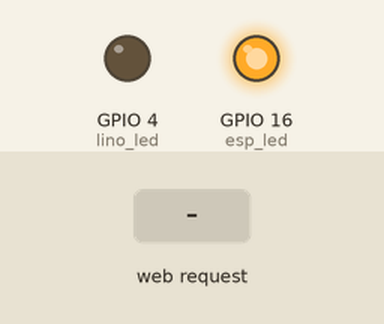
Recording of a sketch running on a simulated ESP8266 (NodeMCU). Parts: output pins drawn as LEDs (lit = HIGH). The test bench sets the inputs (shaded band). What the sketch prints to the serial monitor is not drawn.

Above: at 2.7 s.
2.8 s: HTTP request GET /bell received
At 3.5 s:
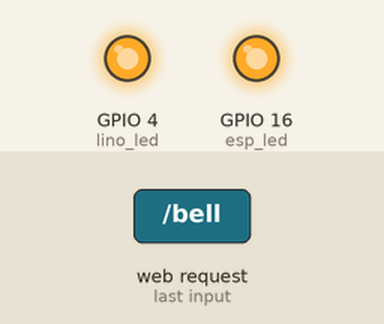
5.8 s: HTTP request GET / received
At 5.96 s:
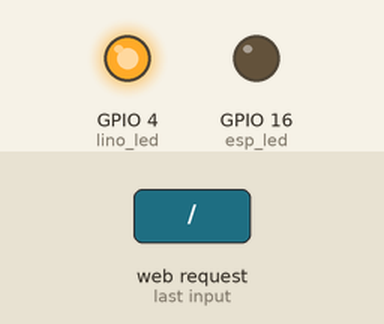
7.5 s: HTTP request GET /switch received
At 8.5 s:
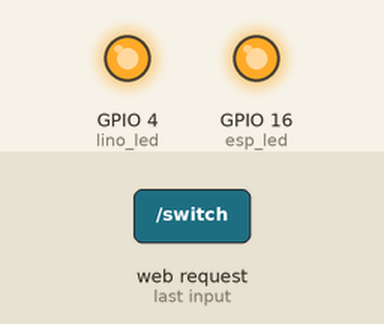
Timing chart, 0 to 15.1 s (numbered marks = the images above; inputs shaded):
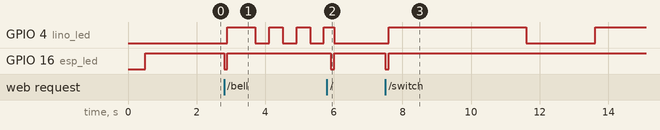

The sketch:

LiNo_Light_AP.ino
```cpp
/*
Code for Project LiNo
Module :- Node MCU development board

Description:-
The module creates a Access point and is configured as a Webserver.
Client modules connect to it and hit a specific URL, for desired action.

Author:-
Akshat Wahi | akshatwahi(at)gmail(dot)com

Date Created:-
27 Dec 2015
Date Modified:-
24 Feb 2016
*/

#include <ESP8266WiFi.h>
#include <WiFiClient.h>
#include <ESP8266WebServer.h>

const char *ssid = "LiNo";
const char *password = "LiNo@12345";

const int esp_led = 16, lino_led = 4;
int light_value = 0, counter = 0, state = 0;


unsigned long current_millis = 0;

ESP8266WebServer server ( 80 );

void setup( void )
{
  pinMode(esp_led, OUTPUT);
  pinMode(lino_led, OUTPUT);
  digitalWrite(esp_led, 0);       // Node MCU on-board LED works on opposite Logic. 0 - HIGH : 1 - LOW
  digitalWrite(lino_led, 0);
  Serial.begin(115200);
  delay(500);
  digitalWrite(esp_led, 1);

  Serial.println("Configuring access point...");

  WiFi.softAP(ssid, password); // You can remove the password parameter if you want the AP to be open.
  delay(500);
  IPAddress myIP = WiFi.softAPIP(); // Swithing ON access point with defined SSID & Password

  Serial.print("AP IP address: ");
  Serial.println(myIP);             // IP of access point its pre-configured to 192.168.4.1

  // setting up request Handlers
  server.on( "/", handle_root );
  server.on( "/switch", handle_switch );
  server.on( "/bell", handle_bell );
  server.onNotFound( handle_not_found );
  server.begin();
  delay(500);
  Serial.println( "HTTP server started" );
}

void loop( void )
{
  server.handleClient();

  switch (state)
  {

    case 1:        // State - 1 Switch event triggered
      if (((unsigned long)(millis() - current_millis)) >= 2000)
      {
        digitalWrite(lino_led, light_value);
        if (light_value)
          light_value = 0;
        else
          light_value = 1;
        counter += 1;

        if (counter > 10) // 20 seconds of notification
          state = 0;
        current_millis = millis();
      }
      delay(200);
      break;

    case 2:         //State - 2 Bell event triggered

      if (((unsigned long)(millis() - current_millis)) >= 300)
      {
        //Serial.println(state);
        //Serial.println(light_value);
        digitalWrite(lino_led, light_value);
        if (light_value)
          light_value = 0;
        else
          light_value = 1;
        counter += 1;

        if (counter > 50) // 15 seconds of notification
          state = 0;
        current_millis = millis();
      }
      delay(200);
      break;


    default:
           digitalWrite(lino_led,0);
      break;

  }

}

void handle_root()
{

  state = 0;
  digitalWrite(esp_led, 0);
  server.send(200, "text/html", "<h1>You are connected to LiNo Webserver</h1>");
  delay(100);
  digitalWrite(esp_led, 1);
}


void handle_switch()
{

  digitalWrite ( esp_led, 0 );
  server.send(200, "text/html", "<h1>Switch event triggered</h1>");
  delay(100);
  digitalWrite(esp_led, 1);
  if (state == 0 || state == 1)
  {
    state = 1;
    current_millis = millis();
    counter = 0;
    light_value = 1;
    digitalWrite(lino_led, light_value);
    delay(10);
  }


}


void handle_bell()
{

  digitalWrite( esp_led, 0 );
  server.send(200, "text/html", "<h1>Bell event triggered</h1>");
  delay(100);
  digitalWrite(esp_led, 1);
  state = 2;
  current_millis = millis();
  counter = 0;
  light_value = 1;
  digitalWrite(lino_led, light_value);
  delay(10);
}


void handle_not_found()
{

  digitalWrite(esp_led, 0);
  server.send(404, "text/html", "<h1>Wrong Request, wrong button pressed ;P</h1>");
  delay(100);
  digitalWrite(esp_led, 1);
}
```

Measured:
- after the input at 2.8 s, GPIO 4 (lino_led): LOW → HIGH after 0.10 s, then repeats every 0.80 s: LOW 0.40 s, HIGH 0.40 s; GPIO 16 (esp_led): HIGH → LOW at once, → HIGH 0.10 s later
- after the input at 5.8 s, GPIO 16 (esp_led): HIGH → LOW after 0.11 s, → HIGH 0.10 s later
- after the input at 7.5 s, GPIO 4 (lino_led): LOW → HIGH after 0.10 s, → LOW 4.0 s later, → HIGH 2.0 s later; GPIO 16 (esp_led): HIGH → LOW at once, → HIGH 0.10 s later
